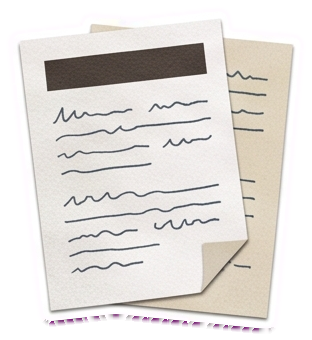
#> input picture assets/recortes/ep02/artigo.png, 312 x 340 px; its folder holds only this picture in this run
$ python meta_recortes.py
#> lines starting #> are read from the running program, lines starting #| are printed output that depends on the picture; after the words box and inside, x2 and y2 are one past the last pixel; in counts of white or black regions, pixels touching at a corner belong together
"""Metadados dos recortes de um episódio: buracos magenta (tela do notebook, lente da lupa) e ovais dos olhos.

uso: python tools/meta_recortes.py ep02            → atualiza assets/recortes/ep02/meta.json

- "tela": bbox [x0, y0, x1, y1] do maior buraco transparente FECHADO dentro do recorte (a tela magenta).
- "olhos_auto": ovais brancos quase puros, pequenos e fechados, candidatos a olhos ([cx, cy, r] em px da imagem).
Os valores escritos à mão no meta.json (s, ax, ay, eyes…) são preservados; só as chaves automáticas são refeitas.
"""
import sys, json
from pathlib import Path
import numpy as np
from PIL import Image
from scipy import ndimage as ndi

ROOT = Path(__file__).resolve().parents[1]


def holes(alpha):
    tr = alpha < 40
    lab, n = ndi.label(tr)
    border = set(np.unique(np.concatenate([lab[0], lab[-1], lab[:, 0], lab[:, -1]]))) - {0}
    out = []
    for k, sl in enumerate(ndi.find_objects(lab), start=1):
        if sl is None or k in border: continue
        area = int((lab[sl] == k).sum())
        out.append((area, [int(sl[1].start), int(sl[0].start), int(sl[1].stop), int(sl[0].stop)]))
    return sorted(out, reverse=True)


def franja(rgba, bb, pad=10):
    """Apaga a franja arroxeada (restos do magenta no JPEG) em volta de um buraco: pixels com tom magenta
    perto do buraco ficam transparentes. Devolve a imagem nova, ou None se não havia o que limpar."""
    x0, y0, x1, y1 = bb
    H, W = rgba.shape[:2]
    X0, Y0, X1, Y1 = max(0, x0 - pad), max(0, y0 - pad), min(W, x1 + pad), min(H, y1 + pad)
    sub = rgba[Y0:Y1, X0:X1].astype(int)
    r, g, b, a = sub[..., 0], sub[..., 1], sub[..., 2], sub[..., 3]
    hole = np.zeros(a.shape, bool); hole[y0 - Y0:y1 - Y0, x0 - X0:x1 - X0] = True
    near = ndi.binary_dilation(a < 40, iterations=pad) & hole | ndi.binary_dilation(a < 40, iterations=4)
    pink = ((r + b) / 2 - g > 18) & (r > 65) & (b > 90) & near
    if not pink.any(): return None
    out = rgba.copy()
    out[Y0:Y1, X0:X1, 3] = np.where(pink, 0, a).astype(np.uint8)
    return out


def eyes(rgba):
    rgb, a = rgba[..., :3].astype(int), rgba[..., 3]
    white = (a > 200) & (rgb.min(-1) > 232) & (np.ptp(rgb, -1) < 18)
    white = ndi.binary_opening(white, iterations=2)
    lab, n = ndi.label(white)
    H, W = a.shape
    out = []
    for k, sl in enumerate(ndi.find_objects(lab), start=1):
        if sl is None: continue
        h, w = sl[0].stop - sl[0].start, sl[1].stop - sl[1].start
        area = (lab[sl] == k).sum()
        # oval pequeno, compacto, longe da borda (a borda branca de adesivo é fina e comprida)
        if not (0.004 * W < w < 0.12 * W and 0.6 < h / max(w, 1) < 1.8 and area > 0.62 * h * w): continue
        if sl[0].start < 4 or sl[1].start < 4 or sl[0].stop > H - 4 or sl[1].stop > W - 4: continue
        out.append([round((sl[1].start + sl[1].stop) / 2), round((sl[0].start + sl[0].stop) / 2), round(max(h, w) / 2)])
    return out


def main():
    ep = sys.argv[1] if len(sys.argv) > 1 else 'ep02'
    d = ROOT / 'assets' / 'recortes' / ep
    mp = d / 'meta.json'
    meta = json.loads(mp.read_text(encoding='utf-8')) if mp.exists() else {}
    for f in sorted(d.glob('*.png')):
        im = np.asarray(Image.open(f).convert('RGBA'))
#> im is the input picture: shape (340, 312, 4); mean R, G, B, A 187.4, 221.7, 167.4, 195.2
        m = meta.setdefault(f.stem, {})
        m['w'], m['h'] = int(im.shape[1]), int(im.shape[0])
        hs = holes(im[..., 3])
#> in holes, `tr = alpha < 40`:
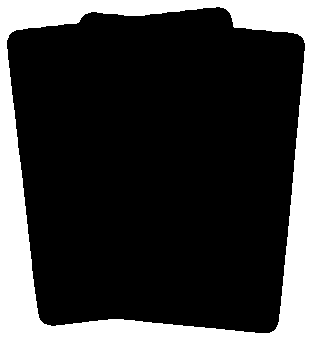
#> tr: shape (340, 312) bool; 22.1% white; 1 white region, box (x1, y1, x2, y2) and area: (0, 0, 312, 340) 23463
#> in holes, `lab, n = ndi.label(tr)`: n = 1
#> in holes, `border = set(np.unique(np.concatenate([lab[0], lab[-1], lab[:, 0], lab..`: border = 1 item
#> the loop in holes, `for k, sl in enumerate(ndi.find_objects(lab), start=1):` made 1 pass
#> k on pass 1: 1
#> after the loop in holes, `for k, sl in enumerate(ndi.find_objects(lab), start=1):`: out = []
#> hs = []
        if hs and hs[0][0] > 0.02 * im.shape[0] * im.shape[1]:
            for _ in range(4):   # cada passada come um anel da franja; repete até limpar
                limpo = franja(im, hs[0][1])
                if limpo is None: break
                im = limpo; hs = holes(im[..., 3])
                Image.fromarray(im, 'RGBA').save(f, optimize=True)
            m['tela'] = hs[0][1]
        else: m.pop('tela', None)
        ey = eyes(im)
#> in eyes, `rgb, a = rgba[..., :3].astype(int), rgba[..., 3]`:
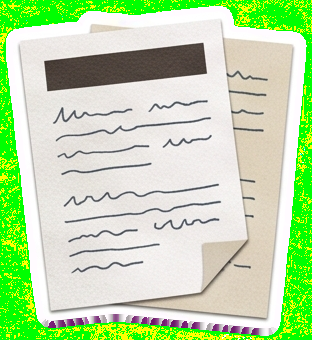
#> rgb: shape (340, 312, 3) int64; mean R, G, B 187.4, 221.7, 167.4
#> in eyes, `rgb, a = rgba[..., :3].astype(int), rgba[..., 3]`:
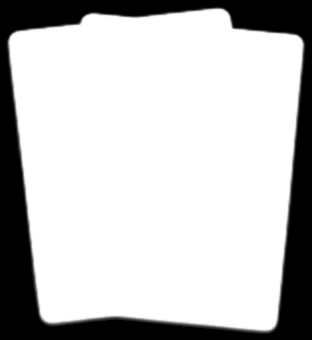
#> a: shape (340, 312); min 0, max 255, mean 195.2
#> in eyes, `white = (a > 200) & (rgb.min(-1) > 232) & (np.ptp(rgb, -1) < 18)`:
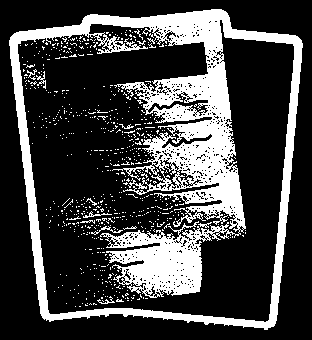
#> white: shape (340, 312) bool; 26.1% white; 655 white regions (643 under 20 px), largest, box (x1, y1, x2, y2) and area: (9, 9, 303, 330) 25579, (91, 226, 123, 235) 62, (36, 71, 46, 89) 59
#> in eyes, `white = ndi.binary_opening(white, iterations=2)`:
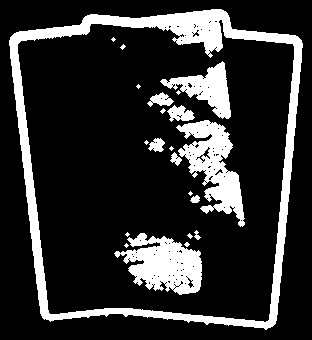
#> white: shape (340, 312) bool; 18.6% white; 22 white regions (12 under 20 px), largest, box (x1, y1, x2, y2) and area: (9, 9, 303, 330) 10533, (176, 120, 245, 227) 3260, (114, 233, 202, 295) 3234
#> in eyes, `lab, n = ndi.label(white)`:
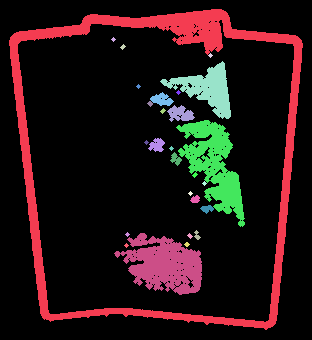
#> lab: shape (340, 312) int32; 28 distinct labels, from 0 to 27; one colour per label, 0 black
#> in eyes, `lab, n = ndi.label(white)`: n = 27
#> the loop in eyes, `for k, sl in enumerate(ndi.find_objects(lab), start=1):` made 27 passes
#> (h, w, area) on passes 1, 5, 8, 9, 10, 12, 13, 16, 20, 21, 22, 24: (321, 294, 10520), (58, 71, 1657), (14, 24, 195), (6, 6, 21), (17, 28, 289), (107, 69, 3156), (14, 17, 154), (14, 12, 84), (8, 10, 56), (9, 14, 73), (10, 7, 35), (62, 88, 3234)
#> after the loop in eyes, `for k, sl in enumerate(ndi.find_objects(lab), start=1):`: out = [[156, 145, 8], [195, 199, 5]]
#> ey = [[156, 145, 8], [195, 199, 5]]
        if ey: m['olhos_auto'] = ey
        else: m.pop('olhos_auto', None)
        print(f"{f.stem:22s} {m['w']}×{m['h']}  tela={m.get('tela')}  olhos_auto={m.get('olhos_auto')}")
#| artigo                 312×340  tela=None  olhos_auto=[[156, 145, 8], [195, 199, 5]]
    mp.write_text(json.dumps(meta, ensure_ascii=False, indent=1), encoding='utf-8')
    print('→', mp)


if __name__ == '__main__':
    main()

$ run again, on assets/recortes/ep02/gestora.png
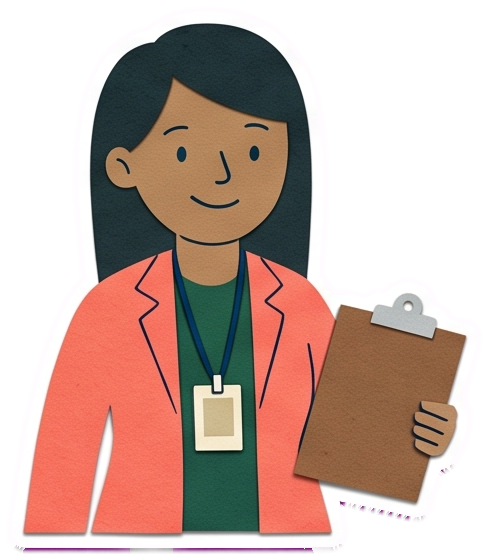
#> input picture assets/recortes/ep02/gestora.png, 489 x 560 px
#> in main, im is the input picture: shape (560, 489, 4); mean R, G, B, A 141.8, 168.8, 82.5, 160
#> in holes, `tr = alpha < 40`:
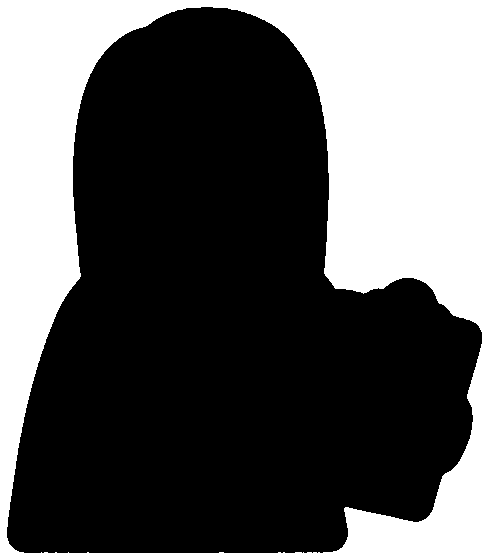
#> tr: shape (560, 489) bool; 36.4% white; 1 white region, box (x1, y1, x2, y2) and area: (0, 0, 489, 560) 99718
#> in holes, `lab, n = ndi.label(tr)`: n = 1
#> border = 1 item
#> the loop in holes, `for k, sl in enumerate(ndi.find_objects(lab), start=1):` made 1 pass
#> k on pass 1: 1
#> after the loop in holes, `for k, sl in enumerate(ndi.find_objects(lab), start=1):`: out = []
#> in eyes, `lab, n = ndi.label(white)`:
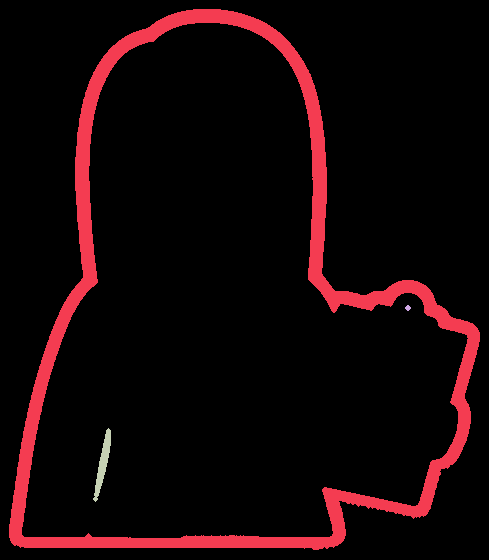
#> lab: shape (560, 489) int32; 4 distinct labels, from 0 to 3; one colour per label, 0 black
#> in eyes, `lab, n = ndi.label(white)`: n = 3
#> the loop in eyes, `for k, sl in enumerate(ndi.find_objects(lab), start=1):` made 3 passes
#> (h, w, area) on passes 1 to 3: (541, 471, 23289), (6, 6, 24), (74, 18, 486)
#> after the loop in eyes, `for k, sl in enumerate(ndi.find_objects(lab), start=1):`: out = [[408, 308, 3]]
#| gestora                489×560  tela=None  olhos_auto=[[408, 308, 3]]

$ run again, on assets/recortes/ep02/livros.png
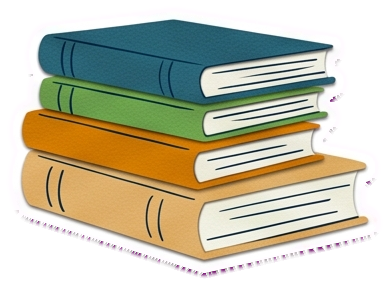
#> input picture assets/recortes/ep02/livros.png, 389 x 285 px
#> in main, im is the input picture: shape (285, 389, 4); mean R, G, B, A 145.7, 189.7, 102.1, 179.8
#> in holes, `tr = alpha < 40`:
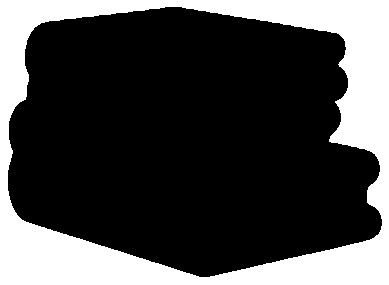
#> tr: shape (285, 389) bool; 28.2% white; 1 white region, box (x1, y1, x2, y2) and area: (0, 0, 389, 285) 31222
#> in holes, `lab, n = ndi.label(tr)`: n = 1
#> border = 1 item
#> the loop in holes, `for k, sl in enumerate(ndi.find_objects(lab), start=1):` made 1 pass
#> k on pass 1: 1
#> after the loop in holes, `for k, sl in enumerate(ndi.find_objects(lab), start=1):`: out = []
#> in eyes, `white = ndi.binary_opening(white, iterations=2)`:
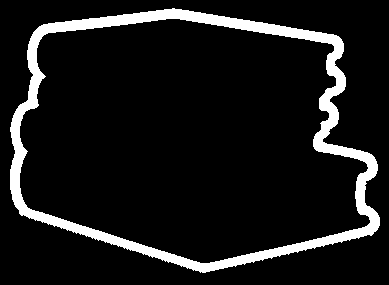
#> white: shape (285, 389) bool; 9.8% white; 1 white region, box (x1, y1, x2, y2) and area: (10, 8, 380, 273) 10882
#> in eyes, `lab, n = ndi.label(white)`: n = 1
#> the loop in eyes, `for k, sl in enumerate(ndi.find_objects(lab), start=1):` made 1 pass
#> (k, h, w, area) on pass 1: (1, 265, 370, 10882)
#> after the loop in eyes, `for k, sl in enumerate(ndi.find_objects(lab), start=1):`: out = []
#| livros                 389×285  tela=None  olhos_auto=None
